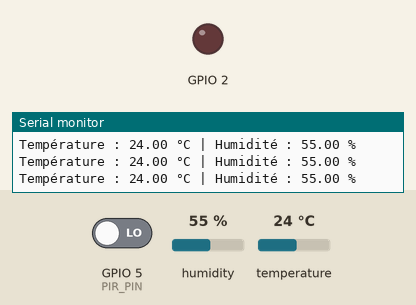
Simulated run of this program. Board: ESP32. On the bench: output pins drawn as LEDs (lit = HIGH), the last lines printed to the serial monitor. The test bench sets the inputs (shaded band); at power-on: GPIO 5 (PIR_PIN) LOW, humidity 55 %, temperature 24 °C.

Above: at 3.8 s.
3.9 s: GPIO 5 (PIR_PIN) driven HIGH
At 5.0 s:
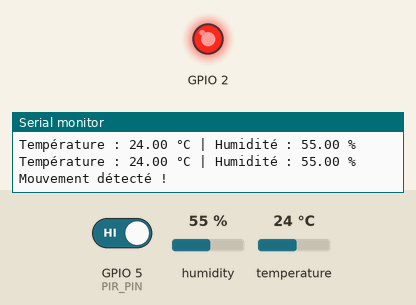
5.5 s: GPIO 5 (PIR_PIN) driven LOW
At 6.3 s:
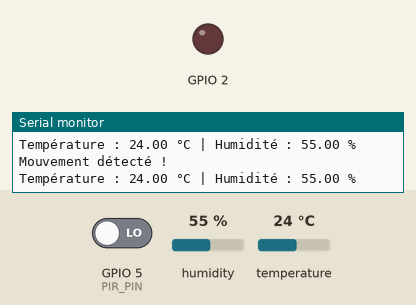
Timing chart, 0 to 8.5 s (numbered marks = the images above; inputs shaded):
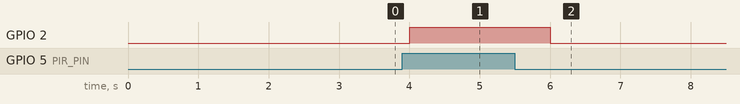

Measured:
- after the input at 3.9 s, GPIO 2: LOW → HIGH after 0.11 s
- after the input at 5.5 s, GPIO 2: HIGH → LOW after 0.50 s

The program:

main.cpp
```cpp
#include <Arduino.h>
#include "CapteurTemperature.h"
#include "CapteurMouvement.h"
#include "bsprobot.h"

CapteurTemperature capteurTemp(4);
CapteurMouvement capteurMouv;
BSProbot robot;

unsigned long previousMillis = 0;
const long interval = 1000;

void setup() {
  Serial.begin(115200);

  capteurTemp.initialiser();
  capteurMouv.initialiser();
  robot.initialiser();
}

void loop() {
  unsigned long currentMillis = millis();

  if (currentMillis - previousMillis >= interval) {
    previousMillis = currentMillis;

    float temp = capteurTemp.lireTemperature();
    float humidite = capteurTemp.lireHumidite();

    Serial.print("Température : ");
    Serial.print(temp);
    Serial.print(" °C | Humidité : ");
    Serial.print(humidite);
    Serial.println(" %");

    if (robot.verifierMouvement()) {
      Serial.println("Mouvement détecté !");
      robot.allumerLED();
    } else {
      robot.eteindreLED();
    }
  }
}
```

CapteurMouvement.h
```cpp
#ifndef CAPTEUR_MOUVEMENT_H
#define CAPTEUR_MOUVEMENT_H

#define PIR_PIN 5

class CapteurMouvement {
public:
    void initialiser();
    bool mouvementDetecte();
};

#endif
```

CapteurTemperature.h
```cpp
#ifndef CAPTEUR_TEMPERATURE_H
#define CAPTEUR_TEMPERATURE_H

#include <DHT.h>

#define DHT_PIN 4
#define DHT_TYPE DHT22

class CapteurTemperature {
private:
    DHT dht;

public:
    CapteurTemperature(int pin);
    void initialiser();
    float lireTemperature();
    float lireHumidite();
};

#endif
```

bsprobot.h
```cpp
#ifndef BSPROBOT_H
#define BSPROBOT_H

#include <Arduino.h>
#include "CapteurMouvement.h"

class BSProbot {
private:
  int pinLED;
  CapteurMouvement capteurMouv;

public:
  BSProbot(int ledPin = 2);

  void initialiser();
  void allumerLED();
  void eteindreLED();
  bool verifierMouvement();
};

#endif
```

CapteurMouvement.cpp
```cpp
#include <Arduino.h>
#include "CapteurMouvement.h"

void CapteurMouvement::initialiser() {
    pinMode(PIR_PIN, INPUT);
}

bool CapteurMouvement::mouvementDetecte() {
    return digitalRead(PIR_PIN) == HIGH;
}
```

CapteurTemperature.cpp
```cpp
#include "CapteurTemperature.h"

CapteurTemperature::CapteurTemperature(int pin) : dht(pin, DHT_TYPE) {}

void CapteurTemperature::initialiser() {
    dht.begin();
}

float CapteurTemperature::lireTemperature() {
    return dht.readTemperature();
}

float CapteurTemperature::lireHumidite() {
    return dht.readHumidity();
}
```

bsprobot.cpp
```cpp
#include "BSProbot.h"

BSProbot::BSProbot(int ledPin) {
  pinLED = ledPin;
}
void BSProbot::initialiser() {
  pinMode(pinLED, OUTPUT);
  capteurMouv.initialiser();
}

void BSProbot::allumerLED() {
  digitalWrite(pinLED, HIGH);
}

void BSProbot::eteindreLED() {
  digitalWrite(pinLED, LOW);
}

bool BSProbot::verifierMouvement() {
  return capteurMouv.mouvementDetecte();
}
```
